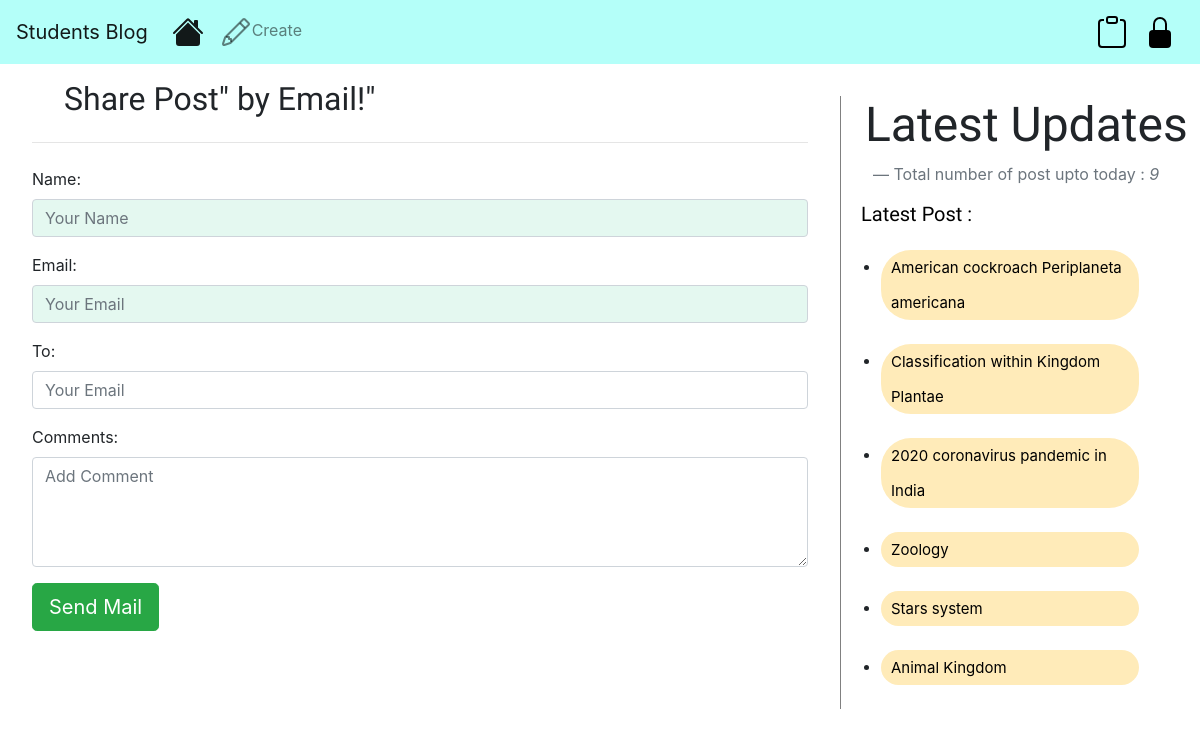
The app's page /2/share/ with its own data.
### scienceblog/models.py (models this page shows, shortened)
class Post(models.Model):
    STATUS_CHOICES=(('draft','Draft'),('published','Published'))
    title = models.CharField(max_length=256)
    slug = models.SlugField(max_length=264,unique_for_date='publish')
    author = models.ForeignKey(User, on_delete=models.CASCADE, related_name='blog_post',
                               related_query_name=None, limit_choices_to=None, null=True, db_column='author', blank=True)
    body = models.TextField()
    publish = models.DateTimeField(default=timezone.now)
    created = models.DateTimeField(default=timezone.now)
    updated = models.DateTimeField(default=timezone.now)
    status=models.CharField(max_length=10,choices=STATUS_CHOICES,default='draft')
    objects= CustomManager()
    tags = TaggableManager()
    class Meta:
        ordering=('-publish',)
    def get_absolute_url(self):
        return reverse('post_detail', args=[self.publish.year, self.publish.strftime('%m'), self.publish.strftime('%d'), self.slug], kwargs=None, current_app='scienceblog')

### scienceblog/views.py (the view)
def mail_send_view(request,id):
    post = get_object_or_404(Post,id=id,status='published')
    form = EmailForm()
    sent = False
    if request.method == 'POST':
        form = EmailForm(request.POST)
        if form.is_valid():
            cd = form.cleaned_data
            post_url = request.build_absolute_uri(post.get_absolute_url())
            subject = '{}({}) recommends you to read "{}"'.format(
                cd['name'], cd['email'], post.title)
            message = 'Read Post At: \n {}\n\n{}\' Comments:\n{}'.format(
                post_url, cd['name'], cd['comments'])
            try:
                send_mail(subject, message, os.environ.get('EMAIL_USER'), [cd['to']])
                sent = True
            except Exception as e:
                messages.warning(
                    request, f'Email Not sent Please Contact Admin!!')
                sent=False
    else:
        form = EmailForm()
    return render(request, 'blog/sharebymail.html', {'form': form, 'post': 'post','sent': sent})

### scienceblog/forms.py
class EmailForm(forms.Form):
    name = forms.CharField(widget=forms.TextInput(
        attrs={'class': 'form-control', 'placeholder': 'Your Name', 'required': True}))
    email = forms.EmailField(widget=forms.EmailInput(
        attrs={'class': 'form-control', 'placeholder': 'Your Email', 'required': True}))
    to = forms.EmailField(widget=forms.EmailInput(
        attrs={'class': 'form-control', 'placeholder': 'Your Email', 'required': True}))
    comments = forms.CharField(widget=forms.Textarea(
        attrs={'class': 'form-control', 'placeholder': 'Add Comment', 'required': True, 'rows': 4, 'cols': 15}))

### scienceblog/models.py (called while the page is built)
    def get_queryset(self):
        return super().get_queryset().filter(status='published')

### scienceblog/templatetags/blog.py (called while the page is built)
@register.simple_tag(name='count',takes_context=True)
def total_posts(context):
    return Post.objects.count()

@register.inclusion_tag('blog/latest_post.html')
def show_latest_post(count=5):
    latest_post = Post.objects.order_by('-publish')[:count]
    return {'latest_post': latest_post}

### templates/blog/sharebymail.html (shortened to what this page needs)
{%extends 'blog/index.html' %}
{%block content%}
    {%if sent%}
    <h1 style="font-family: 'Croissant One';padding:0 0 0 1em;">Email Successfully Sent !</h1>
    <p style="font-family: 'Croissant One';padding:0 0 0 1.5em;">"{{post.title}}" was sent by email</p>
    {%else%}
    <h2 style="font-family: 'Croissant One';padding:0 0 0 1em;">Share {{post.title}}" by Email!"</h2>
    <hr class="my-4">
        <form method="post">
            {{form.as_p}}
            <input type="submit" name="" class='btn btn-lg btn-success' value="Send Mail">
        </form>
    {%endif %}
{%endblock%}

### templates/blog/latest_post.html (shortened to what this page needs)
<div class="row">
    <div class="col-sm-12">
        <div class="list-type3">
            <ul>
                {% for post in latest_post %}
                <li class="list"><a class="latest" href="{{post.get_absolute_url}}">{{post.title}}</a></li>
                {% endfor %}
            </ul>
        </div>
    </div>
</div>

### static/css/blog/blog.css (style rules this page uses)
#id_name,#id_email,#id_body,#id_title,#id_author,#id_status { background: rgb(228, 248, 240); }

### templates/blog/latest_post.html (style rules this page uses)
.list-type3 { margin:0 auto; width: 100%; }
.list-type3 li, .list-type3 a { float: left; height: 50%; line-height: 35px; position: relative; font-size: 15px; margin-bottom: 12px; width: 90%; }
.list-type3 a { padding: 0 0 0 10px; background: #ffebb9; color: black; border-radius: 2em; }

### records on screen
Post: title "American cockroach Periplaneta americana"
Post: title "Classification within Kingdom Plantae"
Post: title "2020 coronavirus pandemic in India"
Post: title "Zoology"
Post: title "Stars system"
Post: title "Animal Kingdom"

### other values on screen
{{ post.title }} "Post"
